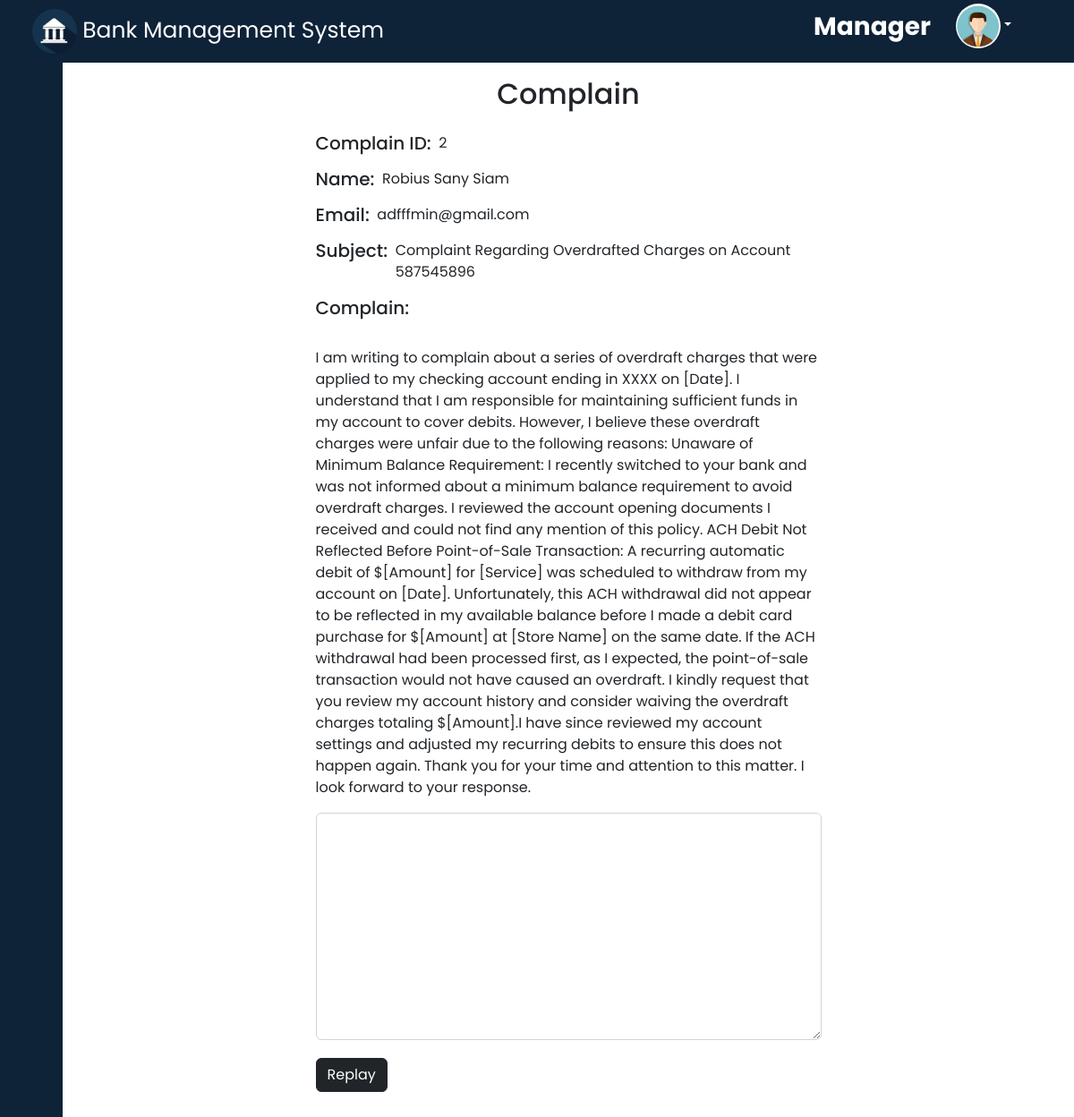
The app's page /manager/view_complain.php?complain_id=2 (signed in) with its own data.
### tables this page shows
CREATE TABLE `complain` (
  `complain_id` int(11) NOT NULL,
  `account_no` int(11) NOT NULL,
  `name` text NOT NULL,
  `email` text NOT NULL,
  `subject` text NOT NULL,
  `details` text NOT NULL,
  `replay` text NOT NULL,
  `date` date NOT NULL
);

### manager/view_complain.php (the view, shortened to what this page needs)
<!DOCTYPE html>
<html lang="en">
<head>
</head>
<?php
include "../database.php";
$complain_id = $_GET['complain_id'];
$query = "select * from complain where complain_id = '$complain_id'";
$table = mysqli_query($con, $query);
$row = mysqli_fetch_assoc($table);
?>
<body>
    <div>
        <?php include "manager_header.php" ?>
    </div>
    <div class="d-flex">
        <div>
            <?php include "manager_sidebar.php" ?>
        </div>
        <div class="main">
            <div class="cnt">
                <h2 class="d-flex justify-content-center mt-3 mb-4">Complain</h2>
                <form action="" method="post" >
                 <div>
                    <div class="d-flex">
                        <h5>Complain ID: </h5>&nbsp;&nbsp;
                        <p><?php echo $row['complain_id']?></p>
                    </div>
                    <div class="d-flex">
                        <h5>Name: </h5>&nbsp;&nbsp;
                        <p><?php echo $row['name']?></p>
                    </div>
                    <div class="d-flex">
                        <h5>Email: </h5>&nbsp;&nbsp;
                        <p><?php echo $row['email']?></p>
                    </div>
                    <div class="d-flex">
                        <h5>Subject: </h5>&nbsp;&nbsp;
                        <p><?php echo $row['subject']?></p>
                    </div>
                    <div >
                        <h5>Complain: </h5>&nbsp;&nbsp;
                       <div>
                        <p><?php echo $row['details']?></p>
                       </div>
                    </div>
                 </div>
                 <div>
                    <textarea class="form-control" name="reply" id="" cols="30" rows="10"></textarea>
                   <input type="submit" class="btn btn-dark" value="Replay" style="margin-top: 20px;" name="replybtn" id="">
                </div>
                </form>
            </div>
        </div>
    </div>
</body>
</html>

### manager/view_complain.php (style rules this page uses)
.main { display: flex; justify-content: center; }
.cnt { width: 50%; }

### manager/manager_header.php (style rules this page uses)
* { margin: 0; padding: 0; box-sizing: border-box; font-family: 'Poppins', sans-serif; }

### manager/manager_sidebar.php (style rules this page uses)
body { font-family: 'Poppins', sans-serif; }
.main { height: 100vh; overflow: scroll; width: 100%; }

### records on screen
complain: complain_id "2", name "Robius Sany Siam", email "adfffmin@gmail.com", subject "Complaint Regarding Overdrafted Charges on Account 587545896", details "I am writing to complain about a series of overdraft charges that were applied to my checking account ending in XXXX on [Date]. I understand that I am responsible for maintaining sufficient funds in my account to cover debits. However, I believe these overdraft charges were unfair due to the following reasons: Unaware of Minimum Balance Requirement: I recently switched to your bank and was not informed about a minimum balance requirement to avoid overdraft charges. I reviewed the account opening documents I received and could not find any mention of this policy. ACH Debit Not Reflected Before Point-of-Sale Transaction: A recurring automatic debit of $[Amount] for [Service] was scheduled to…"
